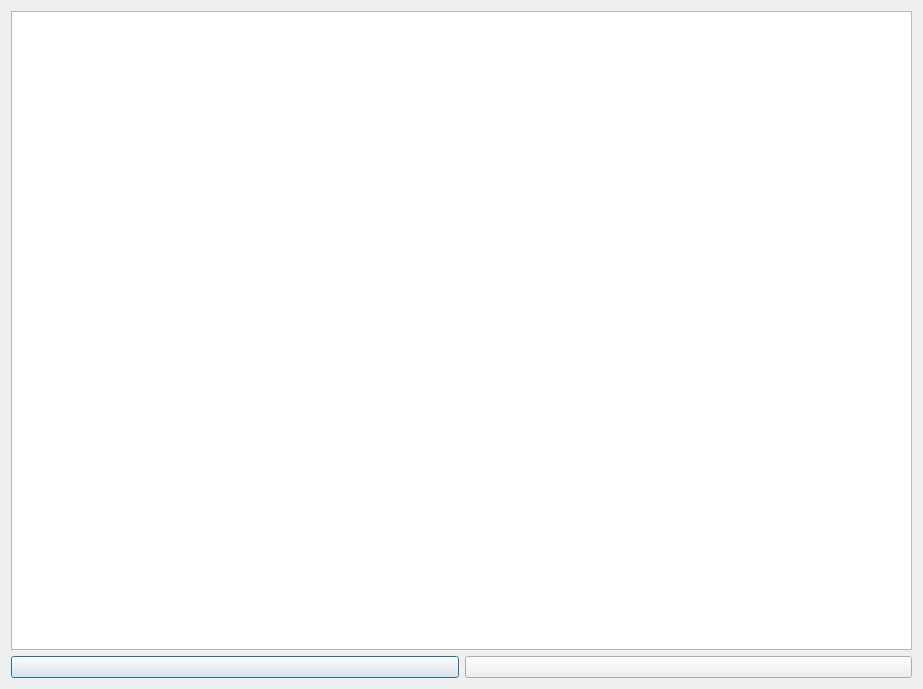
<?xml version="1.0" encoding="UTF-8"?>
<ui version="4.0">
 <class>viewImage</class>
 <widget class="QDialog" name="viewImage">
  <property name="geometry">
   <rect>
    <x>0</x>
    <y>0</y>
    <width>923</width>
    <height>689</height>
   </rect>
  </property>
  <property name="windowTitle">
   <string>Dialog</string>
  </property>
  <layout class="QVBoxLayout" name="verticalLayout_2">
   <item>
    <layout class="QVBoxLayout" name="verticalLayout">
     <item>
      <widget class="QGraphicsView" name="graphicsView"/>
     </item>
     <item>
      <layout class="QHBoxLayout" name="horizontalLayout">
       <item>
        <widget class="QPushButton" name="pushButton_back">
         <property name="text">
          <string/>
         </property>
        </widget>
       </item>
       <item>
        <widget class="QPushButton" name="pushButton_print">
         <property name="text">
          <string/>
         </property>
        </widget>
       </item>
      </layout>
     </item>
    </layout>
   </item>
  </layout>
 </widget>
 <resources/>
 <connections/>
</ui>
